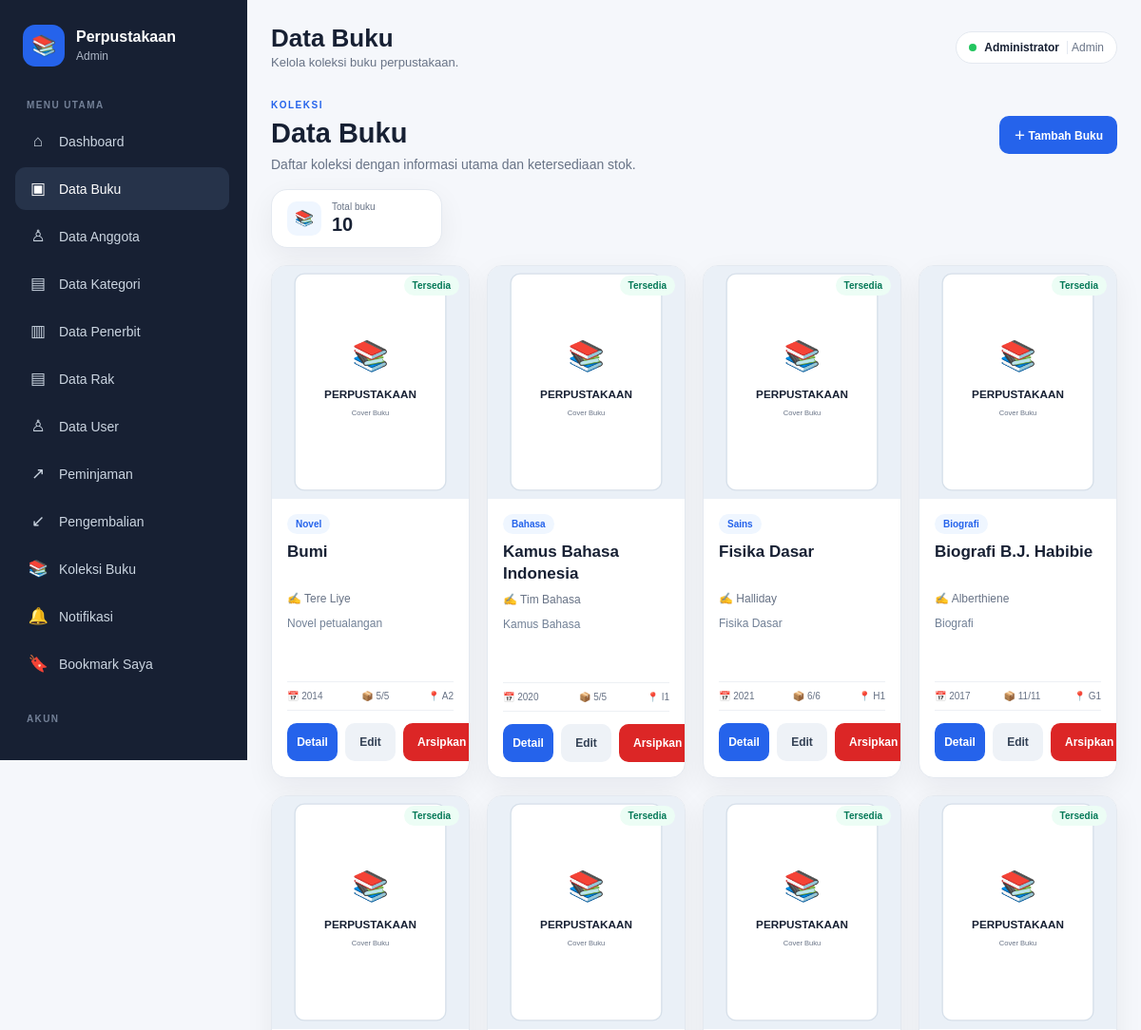
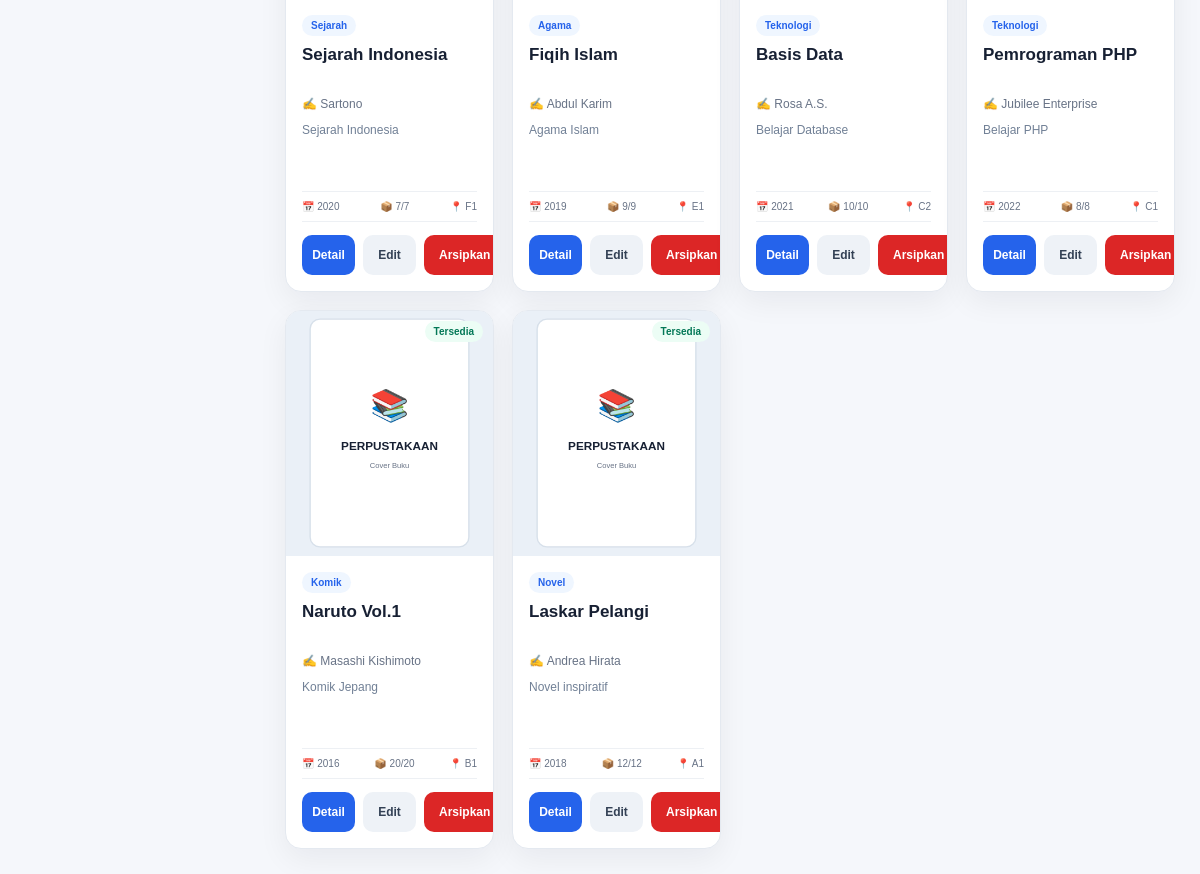
Screenshot of /buku/tampil.php (signed in) with the database file from the repository (2 pictures, top to bottom).
### tables this page shows
CREATE TABLE `buku` (
  `id` int(10) UNSIGNED NOT NULL,
  `judul` varchar(255) NOT NULL,
  `kategori_id` int(10) UNSIGNED NOT NULL,
  `penerbit_id` int(10) UNSIGNED NOT NULL,
  `pengarang` varchar(150) DEFAULT NULL,
  `jumlah_halaman` int(10) UNSIGNED DEFAULT NULL,
  `jumlah_stok` int(10) UNSIGNED DEFAULT 0,
  `tahun_terbit` smallint(5) UNSIGNED DEFAULT NULL,
  `sinopsis` text DEFAULT NULL,
  `gambar` varchar(255) DEFAULT NULL,
  `status_aktif` tinyint(1) NOT NULL DEFAULT 1,
  `views_count` int(10) UNSIGNED NOT NULL DEFAULT 0,
  `id_rak` int(10) UNSIGNED DEFAULT NULL,
  `ebook_file` varchar(255) DEFAULT NULL
);

CREATE TABLE `kategori` (
  `id` int(10) UNSIGNED NOT NULL,
  `kode_kategori` varchar(20) NOT NULL,
  `nama_kategori` varchar(100) NOT NULL
);

CREATE TABLE `rak` (
  `id` int(10) UNSIGNED NOT NULL,
  `kode_rak` varchar(50) NOT NULL,
  `nama_rak` varchar(100) NOT NULL,
  `kategori_id` int(10) UNSIGNED NOT NULL,
  `status_aktif` tinyint(1) NOT NULL DEFAULT 1
);

### config/app.php (called while the page is built, shortened)
<?php
function url($path = "")
{
  $path = ltrim($path, "/");
  return BASE_URL . ($path !== "" ? "/" . $path : "");
}
if (!function_exists("e")) {
  function e($value)
  {
    return htmlspecialchars((string) $value, ENT_QUOTES, "UTF-8");
  }
}

### buku/tampil.php (the view, shortened to what this page needs)
<?php
require_once __DIR__ . '/../config/connection.php';
$sql = "SELECT
            buku.*,
            kategori.nama_kategori,
            penerbit.nama_penerbit,
            rak.kode_rak,
            rak.nama_rak,
            COALESCE(
                SUM(
                    CASE
                        WHEN peminjaman.status = 'dipinjam'
                        THEN peminjaman_detail.jumlah
                        ELSE 0
                    END
                ),
                0
            ) AS jumlah_dipinjam
        FROM buku
        LEFT JOIN kategori
            ON buku.kategori_id = kategori.id
        LEFT JOIN penerbit
            ON buku.penerbit_id = penerbit.id
        LEFT JOIN rak
            ON buku.id_rak = rak.id
        LEFT JOIN peminjaman_detail
            ON buku.id = peminjaman_detail.buku_id
        LEFT JOIN peminjaman
            ON peminjaman_detail.peminjaman_id = peminjaman.id
        WHERE buku.status_aktif = 1
        GROUP BY buku.id
        ORDER BY buku.id DESC";
$result = $conn->query($sql);
$total = $result->num_rows;
require_once __DIR__ . '/../includes/layout_header.php';
?>
<section class="page-intro">
    <div>
        <span class="page-label">KOLEKSI</span>
        <h1>Data Buku</h1>
        <p>
            Daftar koleksi dengan informasi utama dan ketersediaan stok.
        </p>
    </div>
    <div class="form-actions">
        <a href="<?= e(url('buku/form_tambah.php')) ?>" class="btn primary">＋ Tambah Buku</a>
    </div>
</section>
<div class="summary-row">
    <div class="summary-card">
        <span>📚</span>
        <div>
            <small>Total buku</small>
            <strong><?= $total ?></strong>
        </div>
    </div>
</div>
<section class="book-grid">
    <?php while ($row = $result->fetch_assoc()): ?>
        <?php
        $stok = (int) $row['jumlah_stok'];
        $dipinjam = (int) $row['jumlah_dipinjam'];
        $tersedia = max(0, $stok - $dipinjam);
        $gambarOtomatis = empty($row['gambar']) || $row['gambar'] === 'default.svg';
        $gambar = $gambarOtomatis
            ? url('assets/images/default.svg')
            : normalizeBookCoverUrl($row['gambar']);
        $sinopsis = $row['sinopsis'] ?? 'Belum ada sinopsis.';
        ?>
        <article class="book-card">
            <div class="book-cover">
                <img
                    src="<?= e($gambar) ?>"
                    data-book-id="<?= (int) $row['id'] ?>"
                    data-auto-cover="<?= $gambarOtomatis ? '1' : '0' ?>"
                    alt="<?= e($row['judul']) ?>"
                    onerror="this.src='<?= e(url('assets/images/default.svg')) ?>'"
                >
                <span
                    class="availability <?= $tersedia > 0 ? 'available' : 'unavailable' ?>"
                >
                    <?= $tersedia > 0 ? 'Tersedia' : 'Habis' ?>
                </span>
            </div>
            <div class="book-content">
                <span class="book-category">
                    <?= e($row['nama_kategori'] ?? 'Umum') ?>
                </span>
                <h3><?= e($row['judul']) ?></h3>
                <p class="book-author">
                    ✍ <?= e($row['pengarang'] ?? '-') ?>
                </p>
                <p class="book-description">
                    <?= e($sinopsis) ?>
                </p>
                <div class="book-meta">
                    <span>
                        📅 <?= e($row['tahun_terbit'] ?? '-') ?>
                    </span>
                    <span>
                        📦 <?= $tersedia ?>/<?= $stok ?>
                    </span>
                    <span>
                        📍 <?= e($row['kode_rak'] ?? '-') ?>
                    </span>
                </div>
                <div class="book-actions">
                    <a
                        class="btn primary"
                        href="<?= e(url('buku/detail.php')) ?>?id=<?= (int) $row['id'] ?>"
                    >
                        Detail
                    </a>
                    <a
                        class="btn"
                        href="<?= e(url('buku/edit.php')) ?>?id=<?= (int) $row['id'] ?>"
                    >
                        Edit
                    </a>
                    <form method="post" action="<?= e(url('buku/hapus.php')) ?>" onsubmit="return confirm('Buku akan diarsipkan. Riwayat peminjaman tetap disimpan. Lanjutkan?')">
                        <button class="btn danger" type="submit">Arsipkan</button>
                    </form>
                </div>
            </div>
        </article>
    <?php endwhile; ?>
</section>
<?php require_once __DIR__ . '/../includes/layout_footer.php'; ?>

### assets/css/style.css (style rules this page uses)
* { box-sizing: border-box; margin: 0; padding: 0; }
:root { --nav: #172033; --nav-2: #26334a; --primary: #2563eb; --primary-dark: #1d4ed8; --bg: #f5f7fb; --white: #ffffff; --text: #172033; --muted: #687386; --border: #e4e9f0; --green: #047857; --red: #b91c1c; --orange: #c2410c; --shadow: 0 10px 30px rgba(15, 23, 42, 0.06); --shadow-hover: 0 15px 35px rgba(15, 23, 42, 0.10); --radius: 12px; --radius-lg: 17px; }
html { scroll-behavior: smooth; }
body { font-family: Arial, Helvetica, sans-serif; background: var(--bg); color: var(--text); min-height: 100vh; }
a { color: inherit; }
button, input, select, textarea { font-family: inherit; }
.hero-panel, .panel, .stat-card, .summary-card, .search-hero, .search-results { background: #ffffff; border: 1px solid var(--border); border-radius: var(--radius-lg); box-shadow: var(--shadow); }
.hero-panel h1, .page-intro h1, .search-hero h1 { font-size: 29px; line-height: 1.25; margin: 4px 0 7px; }
.hero-panel p, .page-intro p, .search-hero p { color: var(--muted); font-size: 14px; }
.page-label { display: inline-block; color: var(--primary); font-size: 10px; font-weight: 800; letter-spacing: 1.5px; }
.page-intro { display: flex; align-items: center; justify-content: space-between; gap: 20px; margin-bottom: 18px; }
.summary-row { display: flex; margin-bottom: 18px; }
.summary-card { display: flex; align-items: center; gap: 11px; padding: 12px 16px; min-width: 180px; }
.summary-card > span { width: 36px; height: 36px; border-radius: 10px; background: #eff6ff; display: grid; place-items: center; }
.summary-card small { display: block; color: var(--muted); font-size: 10px; }
.summary-card strong { display: block; font-size: 20px; margin-top: 2px; }
.book-grid, .compact-grid { display: grid; grid-template-columns: repeat(4, minmax(0, 1fr)); gap: 18px; }
.book-card { background: #ffffff; border: 1px solid var(--border); border-radius: 16px; overflow: hidden; box-shadow: var(--shadow); transition: transform 0.2s ease, box-shadow 0.2s ease; }
.book-cover { height: 245px; background: #edf1f6; position: relative; overflow: hidden; }
.book-cover img { width: 100%; height: 100%; display: block; object-fit: cover; }
.availability { position: absolute; top: 10px; right: 10px; display: inline-flex; padding: 5px 9px; border-radius: 999px; font-size: 10px; font-weight: 800; }
.available { background: #ecfdf5; color: var(--green); }
.book-content { padding: 16px; }
.book-category { display: inline-flex; padding: 5px 9px; border-radius: 999px; background: #eff6ff; color: var(--primary); font-size: 10px; font-weight: 800; margin-bottom: 8px; }
.book-content h3 { font-size: 17px; line-height: 1.35; min-height: 45px; display: -webkit-box; -webkit-box-orient: vertical; -webkit-line-clamp: 2; line-clamp: 2; overflow: hidden; }
.book-author { font-size: 12px; color: var(--muted); margin: 8px 0 10px; }
.book-description { font-size: 12px; line-height: 1.6; color: #718096; min-height: 58px; margin-bottom: 12px; }
.book-meta { display: flex; justify-content: space-between; gap: 8px; border-top: 1px solid #edf0f4; border-bottom: 1px solid #edf0f4; padding: 9px 0; margin-bottom: 13px; color: var(--muted); font-size: 10px; }
.book-actions { display: grid; grid-template-columns: repeat(3, minmax(0, 1fr)); gap: 8px; }
.btn { display: inline-flex; align-items: center; justify-content: center; min-height: 40px; padding: 9px 14px; border: 1px solid transparent; border-radius: 10px; text-decoration: none; background: #eef2f7; color: #334155; font-weight: 700; font-size: 12px; cursor: pointer; transition: background 0.18s ease, transform 0.18s ease, filter 0.18s ease; }
.btn.primary { background: var(--primary); color: #ffffff; }
.btn.danger { background: #fef2f2; color: #dc2626; }
.form-actions { display: flex; gap: 9px; align-items: center; flex-wrap: wrap; margin-top: 3px; }
.btn.danger { background: #dc2626; color: #fff; }
.form-actions { display: flex; flex-wrap: wrap; gap: 8px; }

### rows the page displays
buku: shows "Tersedia", kategori.nama_kategori "Novel", judul "Bumi", pengarang "Tere Liye", sinopsis "Novel petualangan", tahun_terbit "2014", jumlah_stok "5", id_rak.kode_rak "A2"
buku: shows "Tersedia", kategori.nama_kategori "Bahasa", judul "Kamus Bahasa Indonesia", pengarang "Tim Bahasa", sinopsis "Kamus Bahasa", tahun_terbit "2020", jumlah_stok "5", id_rak.kode_rak "I1"
buku: shows "Tersedia", kategori.nama_kategori "Sains", judul "Fisika Dasar", pengarang "Halliday", sinopsis "Fisika Dasar", tahun_terbit "2021", jumlah_stok "6", id_rak.kode_rak "H1"
buku: shows "Tersedia", kategori.nama_kategori "Biografi", judul "Biografi B.J. Habibie", pengarang "Alberthiene", sinopsis "Biografi", tahun_terbit "2017", jumlah_stok "11", id_rak.kode_rak "G1"
buku: shows "Tersedia", kategori.nama_kategori "Sejarah", judul "Sejarah Indonesia", pengarang "Sartono", sinopsis "Sejarah Indonesia", tahun_terbit "2020", jumlah_stok "7", id_rak.kode_rak "F1"
buku: shows "Tersedia", kategori.nama_kategori "Agama", judul "Fiqih Islam", pengarang "Abdul Karim", sinopsis "Agama Islam", tahun_terbit "2019", jumlah_stok "9", id_rak.kode_rak "E1"
buku: shows "Tersedia", kategori.nama_kategori "Teknologi", judul "Basis Data", pengarang "Rosa A.S.", sinopsis "Belajar Database", tahun_terbit "2021", jumlah_stok "10", id_rak.kode_rak "C2"
buku: shows "Tersedia", kategori.nama_kategori "Teknologi", judul "Pemrograman PHP", pengarang "Jubilee Enterprise", sinopsis "Belajar PHP", tahun_terbit "2022", jumlah_stok "8", id_rak.kode_rak "C1"
buku: shows "Tersedia", kategori.nama_kategori "Komik", judul "Naruto Vol.1", pengarang "Masashi Kishimoto", sinopsis "Komik Jepang", tahun_terbit "2016", jumlah_stok "20", id_rak.kode_rak "B1"
buku: shows "Tersedia", kategori.nama_kategori "Novel", judul "Laskar Pelangi", pengarang "Andrea Hirata", sinopsis "Novel inspiratif", tahun_terbit "2018", jumlah_stok "12", id_rak.kode_rak "A1"

### other values shown
$level ?: 'User' "Admin"
$pageTitle "Data Buku"
$pageDescription "Kelola koleksi buku perpustakaan."
$_SESSION['nama'] "Administrator"
$_SESSION['level'] "Admin"
$total "10"
